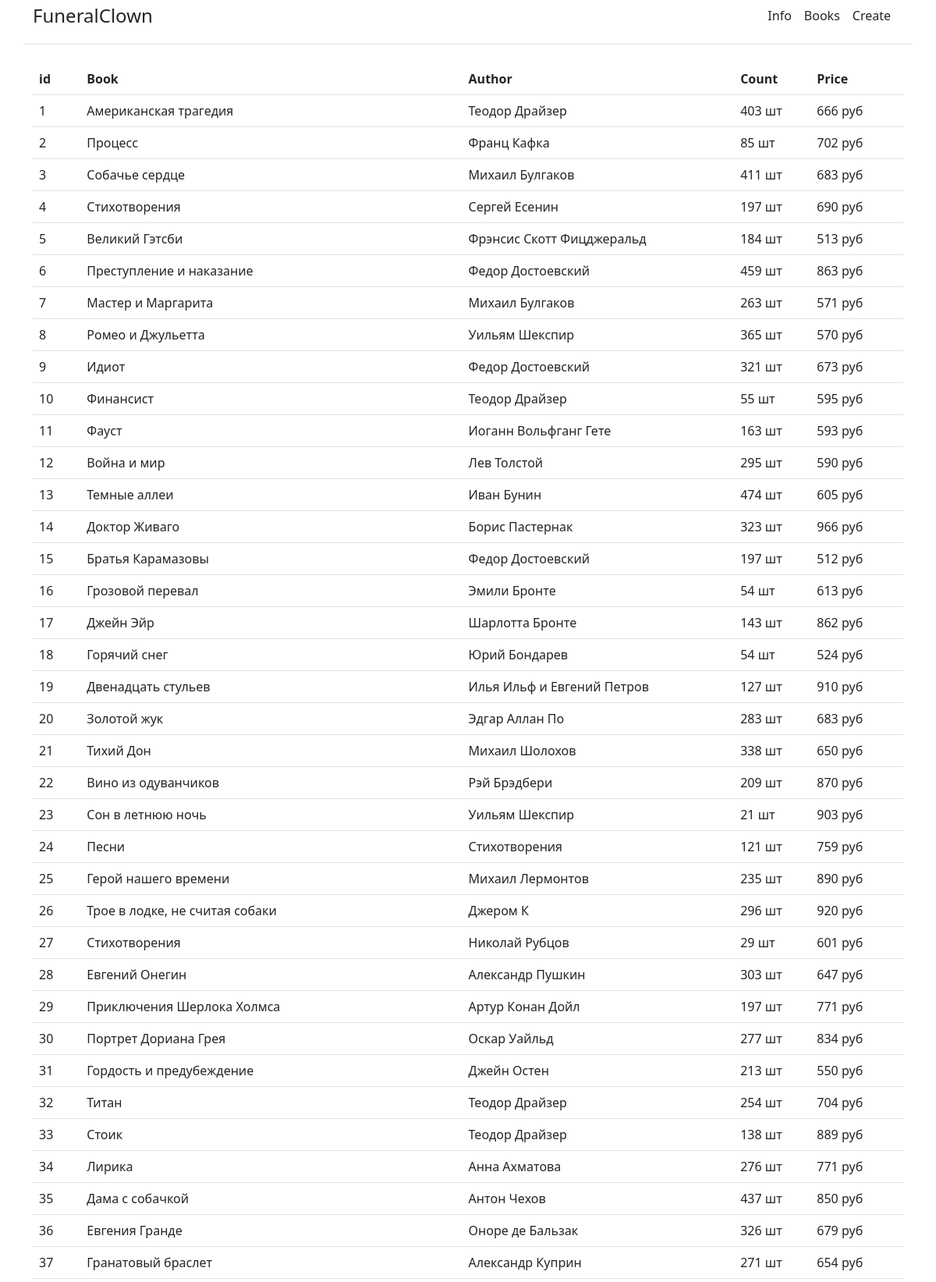
Screenshot of /info (upper part) with the database file from the repository.
### tables this page shows
CREATE TABLE books_shop(
                            id INTEGER PRIMARY KEY,
                            book TEXT NOT NULL,
                            author TEXT NOT NULL,
                            count INTEGER,
                            price INTEGER,
                            annotation text);

### server.py (the view)
@app.route('/info')
def info():
    db_table = sqlitedb.read()
    headers = {'Content-Type': 'text/html'}
    return make_response(render_template('info.html', db=db_table), 200, headers)

### sqlitedb.py (called while the page is built)
def connector(f):
    def wrapper(*args, **kwargs):
        try:
            sqlite_connection = sqlite3.connect(f'{db}')
            cursor = sqlite_connection.cursor()
            return f(cursor, sqlite_connection, *args, **kwargs)
        except sqlite3.Error as error:
            print(error)
        finally:
            if sqlite_connection:
                sqlite_connection.close()
                print('\n\nConnection close')
    return wrapper

@connector
def read(cursor, connection, id=0):
    if not id:
        pattern = f'''
                SELECT *
                FROM {table}
                '''
    else:
        pattern = f'''
                SELECT *
                FROM {table}
                WHERE id = {id}
                '''
    cursor.execute(pattern)
    return cursor.fetchall()

### templates/info.html (shortened to what this page needs)
{% extends 'base.html' %}
{% block body %}
<div class="container">
    <table class="table">
        <thead class="thead-light">
        <tr>
            <th scope="col">id</th>
            <th scope="col">Book</th>
            <th scope="col">Author</th>
            <th scope="col">Count</th>
            <th scope="col">Price</th>
        </tr>
        </thead>
        <tbody>
        {% for book in db %}
        <tr>
            <td><p class="card-title">{{ book[0] }}</td>
            <td><p class="card-text">{{ book[1] }}</p></td>
            <td><p class="card-text">{{ book[2] }}</p></td>
            <td><p class="card-text">{{ book[3] }} шт</p></td>
            <td><p class="card-text">{{ book[4] }} руб</p></td>
        </tr>
        {% endfor %}
        </tbody>
    </table>
</div>
{% endblock %}

### templates/base.html (shortened to what this page needs)
<!doctype html>
<html lang="en">
<head>
    <link href="https://cdn.jsdelivr.net/npm/bootstrap@5.3.0-alpha1/dist/css/bootstrap.min.css" rel="stylesheet"
>
</head>
<body>
<div class="container d-flex flex-column flex-md-row align-items-center pb-3 mb-4 border-bottom">
    <a href="/" class="d-flex align-items-center text-dark text-decoration-none">
        <span class="fs-4">FuneralClown</span>
    </a>
    <nav class="d-inline-flex mt-2 mt-md-0 ms-md-auto">
        <a class="me-3 py-2 text-dark text-decoration-none" href="/info">Info</a>
        <a class="me-3 py-2 text-dark text-decoration-none" href="/books">Books</a>
        <a class="me-3 py-2 text-dark text-decoration-none" href="/editbooks">Create</a>
    </nav>
</div>
{% block body %}{% endblock %}
</body>
</html>

### rows the page displays
books_shop: id "1", book "Американская трагедия", author "Теодор Драйзер", count "403", price "666"
books_shop: id "2", book "Процесс", author "Франц Кафка", count "85", price "702"
books_shop: id "3", book "Собачье сердце", author "Михаил Булгаков", count "411", price "683"
books_shop: id "4", book "Стихотворения", author "Сергей Есенин", count "197", price "690"
books_shop: id "5", book "Великий Гэтсби", author "Фрэнсис Скотт Фицджеральд", count "184", price "513"
books_shop: id "6", book "Преступление и наказание", author "Федор Достоевский", count "459", price "863"
books_shop: id "7", book "Мастер и Маргарита", author "Михаил Булгаков", count "263", price "571"
books_shop: id "8", book "Ромео и Джульетта", author "Уильям Шекспир", count "365", price "570"
books_shop: id "9", book "Идиот", author "Федор Достоевский", count "321", price "673"
books_shop: id "10", book "Финансист", author "Теодор Драйзер", count "55", price "595"
books_shop: id "11", book "Фауст", author "Иоганн Вольфганг Гете", count "163", price "593"
books_shop: id "12", book "Война и мир", author "Лев Толстой", count "295", price "590"
books_shop: id "13", book "Темные аллеи", author "Иван Бунин", count "474", price "605"
books_shop: id "14", book "Доктор Живаго", author "Борис Пастернак", count "323", price "966"
books_shop: id "15", book "Братья Карамазовы", author "Федор Достоевский", count "197", price "512"
books_shop: id "16", book "Грозовой перевал", author "Эмили Бронте", count "54", price "613"
books_shop: id "17", book "Джейн Эйр", author "Шарлотта Бронте", count "143", price "862"
books_shop: id "18", book "Горячий снег", author "Юрий Бондарев", count "54", price "524"
books_shop: id "19", book "Двенадцать стульев", author "Илья Ильф и Евгений Петров", count "127", price "910"
books_shop: id "20", book "Золотой жук", author "Эдгар Аллан По", count "283", price "683"
books_shop: id "21", book "Тихий Дон", author "Михаил Шолохов", count "338", price "650"
books_shop: id "22", book "Вино из одуванчиков", author "Рэй Брэдбери", count "209", price "870"
books_shop: id "23", book "Сон в летнюю ночь", author "Уильям Шекспир", count "21", price "903"
books_shop: id "24", book "Песни", author "Стихотворения", count "121", price "759"
books_shop: id "25", book "Герой нашего времени", author "Михаил Лермонтов", count "235", price "890"
books_shop: id "26", book "Трое в лодке, не считая собаки", author "Джером К", count "296", price "920"
books_shop: id "27", book "Стихотворения", author "Николай Рубцов", count "29", price "601"
books_shop: id "28", book "Евгений Онегин", author "Александр Пушкин", count "303", price "647"
books_shop: id "29", book "Приключения Шерлока Холмса", author "Артур Конан Дойл", count "197", price "771"
books_shop: id "30", book "Портрет Дориана Грея", author "Оскар Уайльд", count "277", price "834"
books_shop: id "31", book "Гордость и предубеждение", author "Джейн Остен", count "213", price "550"
books_shop: id "32", book "Титан", author "Теодор Драйзер", count "254", price "704"
books_shop: id "33", book "Стоик", author "Теодор Драйзер", count "138", price "889"
books_shop: id "34", book "Лирика", author "Анна Ахматова", count "276", price "771"
books_shop: id "35", book "Дама с собачкой", author "Антон Чехов", count "437", price "850"
books_shop: id "36", book "Евгения Гранде", author "Оноре де Бальзак", count "326", price "679"
books_shop: id "37", book "Гранатовый браслет", author "Александр Куприн", count "271", price "654"
